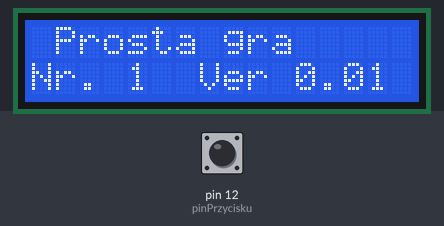
Bench run of a sketch on a simulated Arduino Uno, built with avr-gcc and run on an emulated ATmega328P. Parts: 16×2 character LCD. Inputs (shaded band) come from the test bench; at power-on: pin 12 (pinPrzycisku) HIGH. Random numbers use the default seed unless the sketch sets one.

Above: at 1.2 s.
1.3 s: pin 12 (pinPrzycisku) pulled LOW for 0.15 s
At 2.1 s:
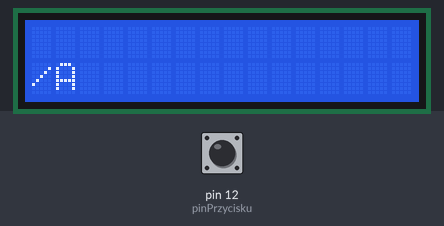
4.4 s: pin 12 (pinPrzycisku) pulled LOW for 1 s
At 4.4 s:
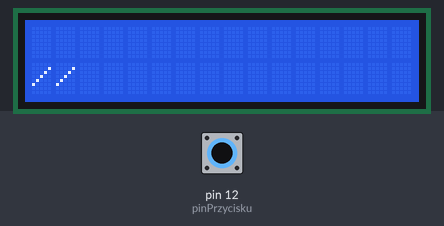
At 7.2 s:
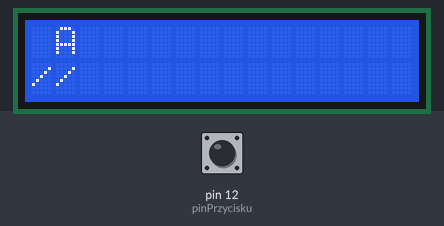
8.4 s: pin 12 (pinPrzycisku) pulled LOW for 3.2 s
Timing chart, 0 to 11.4 s (numbered marks = the images above; inputs shaded):
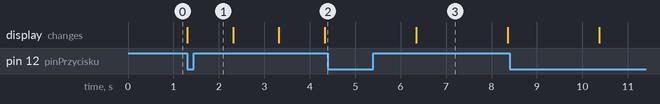

Measured:
- after the input at 1.3 s, the display: changes at once (image 1)
- after the input at 4.4 s, the display: changes after 1.9 s (image 3)
- what the display in image 3 shows lasts 2.1 s, from 6.3 s to 8.4 s

The sketch:

Prosta_gra_lcd_nr1.ino
```cpp
#include <LiquidCrystal.h> //Dołączenie bilbioteki
LiquidCrystal lcd(2, 3, 4, 5, 6, 7); //Informacja o podłączeniu nowego wyświetlacza

boolean graRozpoczeta = false;
int pinPrzycisku=12;
boolean postacWpowietrzu=false;
int czasWpowietrzu=0;
byte przeszkody[16] = {0,0,0,0,0,0,0,0,0,0,0,0,0,0,0,0}; //tworzenie pustej macierzy 16x1 o nazwie przeszkody

void setup() {
  pinMode(pinPrzycisku, INPUT_PULLUP);
  lcd.begin(16, 2); //Deklaracja typu
  WyswietlEkranStartowy() ;

  randomSeed(analogRead(0)); // zapewnia, że losowane liczby są w pełni losowe
  // if analog input pin 0 is unconnected, random analog
  // noise will cause the call to randomSeed() to generate
  // different seed numbers each time the sketch runs.
  // randomSeed() will then shuffle the random function.
}

void loop() {
  while (graRozpoczeta==false) {
    if (digitalRead(pinPrzycisku)==LOW) { // rozpocznij grę, gdy naciśnięto przycisk
    graRozpoczeta=true;
    }
  }

  lcd.clear(); // czyszczenie ekranu
  pokazBohatera();
  pokazPrzeszkody();

  sprawdzKolizje();
  skoczJezeliPostacJestNaZiemiOrazNacisnietoPrzycisk();
  delay(1000);
  jezeliMinolCzasSpadaniaToOpadnij(); // jeżeli minęło x tur to postac opada na ziemie


  JezeliNadalWpowietrzuToDodajCzas();
  LosujPrzeszkodeNaOstatniejPozycji();

}

// ---------------------------------------------------

void WyswietlEkranStartowy() {
  lcd.clear(); //czysc ekran
  lcd.setCursor(1, 0); //Ustawienie kursora
  lcd.print("Prosta gra"); //Wyświetlenie tekstu
  lcd.setCursor(0, 1); //Ustawienie kursora
  lcd.print("Nr. 1  Ver 0.01"); //Wyświetlenie tekstu

}


void pokazBohatera() {
if (postacWpowietrzu==false)  {
  lcd.setCursor(1, 1); //Ustawienie kursora
  lcd.print("A"); //Wyświetlenie bohatera
  }
  else
  {
    lcd.setCursor(1, 0); //Ustawienie kursora
    lcd.print("A"); //Wyświetlenie bohatera
   }


}

void pokazPrzeszkody() {
  for (int i=0; i <= 15; i++){
      lcd.setCursor(przeszkody[i], 1); //Ustawienie kursora w pozycji "i"
      lcd.print("/"); //Wyświetlenie przeszkody na pozycji "i"
   }


}

void sprawdzKolizje() {
   if (przeszkody[1]==1 && postacWpowietrzu ==false) {
      delay(1000);
      lcd.clear();
      delay(100);
      lcd.setCursor(2,0);
      lcd.print("Przegrales");
      lcd.setCursor(2,1);
      lcd.print("Game Over");
      mrugnijWyswiedlaczem();
      mrugnijWyswiedlaczem();
      mrugnijWyswiedlaczem();
      WyswietlEkranStartowy();
      graRozpoczeta = false;
   }

}
void mrugnijWyswiedlaczem() {
   lcd.noDisplay();
   delay(300);
   lcd.display();
   delay(300);
}

void skoczJezeliPostacJestNaZiemiOrazNacisnietoPrzycisk() {
    if (digitalRead(pinPrzycisku)==LOW && postacWpowietrzu == false)  {
       postacWpowietrzu=true;
    }
}

void jezeliMinolCzasSpadaniaToOpadnij() {
    if (czasWpowietrzu==2)  {
	postacWpowietrzu=false;
	czasWpowietrzu=0;
    }
}

void JezeliNadalWpowietrzuToDodajCzas() {
  if (postacWpowietrzu==true)  {
	czasWpowietrzu=czasWpowietrzu+1;
    }
}


void LosujPrzeszkodeNaOstatniejPozycji() {
    for (int i=0; i <= 14; i++) {
        przeszkody[i]=przeszkody[i+1] ;
    }

    if (przeszkody[14]==0 && przeszkody[13] == 0) { // zapewnij, że przed losowaniem pozycje 13 i 14 macierzy są puste.
	przeszkody[15] = random(0,2); // losuj losową liczbę od (0) do (2-1=1) na pozycji 15 macierzy
    }
    else { // jeżeli 14 lub 13 jest zajęte, to wstaw puste pole w pozycji 15, aby łatwej było przeskakiwać.
	przeszkody[15]=0;
    }
}
```
